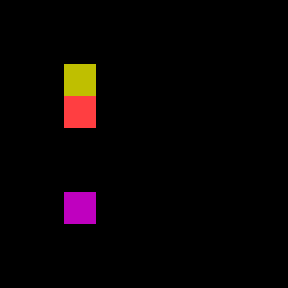

This game map was drawn from its Tiled (.tmx) file and the tilesets committed beside it. A one-line description and the full map source follow:
An orthogonal 9x9 tile map with 32x32 px tiles, 1 tile layer (board) and 3 objects (2x Static, Start).

<map version="1.5" tiledversion="1.5.0" orientation="orthogonal" renderorder="right-down" width="9" height="9" tilewidth="32" tileheight="32" infinite="0" nextlayerid="3" nextobjectid="4">
 <properties>
  <property name="Turn Limit" value="100" />
 </properties>
 <tileset firstgid="1" source="../basic.tsx" />
 <layer id="1" name="board" width="9" height="9">
  <data encoding="csv">
0,0,0,0,0,0,0,0,0,
0,11,11,11,11,11,11,11,0,
0,11,37,0,0,0,0,11,0,
0,11,12,11,11,11,0,11,0,
0,11,0,0,0,0,0,11,0,
0,11,0,0,0,0,0,11,0,
0,11,17,0,0,0,0,11,0,
0,11,11,11,11,11,11,11,0,
0,0,0,0,0,0,0,0,0
</data>
 </layer>
 <objectgroup id="2" name="objects">
  <object id="1" name="Flag" type="Static" gid="37" x="64" y="96" width="32" height="32">
   <properties>
    <property name="Group" type="int" value="2" />
    <property name="Properties" value="win" />
   </properties>
  </object>
  <object id="2" name="Spikes" type="Static" gid="42" x="64" y="128" width="32" height="32">
   <properties>
    <property name="Group" type="int" value="3" />
    <property name="Properties" value="kills" />
   </properties>
  </object>
  <object id="3" name="Start" type="Start" gid="17" x="64" y="224" width="32" height="32">
   <properties>
    <property name="Turn Limit" value="100" />
   </properties>
  </object>
 </objectgroup>
</map>
